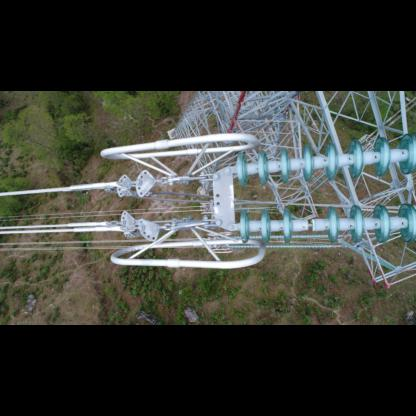
#> input picture img/dog_bike_car_416x416.jpg, 416 x 416 px
$ python draw.py
#> lines starting #> are read from the running program, lines starting #| are printed output that depends on the picture; after the words box and inside, x2 and y2 are one past the last pixel; in counts of white or black regions, pixels touching at a corner belong together
import cv2
import numpy as np
from matplotlib import pyplot as plt
import sys

def convertimageBGRtoHSV(imgBGR):
    imgHSV = cv2.cvtColor(imgBGR, cv2.COLOR_BGR2HSV)  # avec plt.imshow, il faut reconvertir l'image
    return imgHSV

# [9 lines left out: functions convertimageBGRtoRGB, convertimageRGBtoBGR, not called in this run]

def convertimageRGBtoHSV(imgRGB):
    imgHSV = cv2.cvtColor(imgRGB,cv2.COLOR_RGB2HSV)
    return imgHSV

def convertimageHSVtoRGB(imgHSV):
    imgRGB= cv2.cvtColor(imgHSV,cv2.COLOR_HSV2RGB)
    return imgRGB

# [10 lines left out: functions colorpickerHSVgenerator, tableColorRGB, not called in this run]

def binariseHSV(imgHSV, lower, upper):
    mask = cv2.inRange(imgHSV, lower, upper)
    return mask

def seuillageCouleur(binarise):
    res = cv2.bitwise_and(imgBGR, imgBGR, mask=binarise)
    return res

    # 保存图片
def saveImage(img, name):
    cv2.imwrite(name + '.jpg', img)

def filtregaussien(img, nb=5):
    img = cv2.GaussianBlur(img, (nb, nb), 0)
    return img

def filtremedian(img, nb=5):
    img = cv2.medianBlur(img, nb)
    return img

# [16 lines left out: functions openingclosing, reductionbruit, not called in this run]

def denombrementetiquageconnexes(img):
    _, comp_conn = cv2.connectedComponents(img)
    return comp_conn

# [11 lines of commented-out code are left out]


# [18 lines left out: function JPG2BGR, not called in this run]


def showreact(imgpath):
#> called with imgpath = 'img/dog_bike_car_416x416.jpg'
    if imgpath is None:
        # imgpath='img/niaochao_416_416.jpg'
        imgpath='img/dog_bike_car_416x416.jpg'
    save_img_size=416
    img = cv2.imread(imgpath)
#> img is the input picture: shape (416, 416, 3); mean B, G, R 57.3, 63.1, 59.7
    img = cv2.resize(img,(save_img_size,save_img_size))
    (B, G, R) = cv2.split(img)
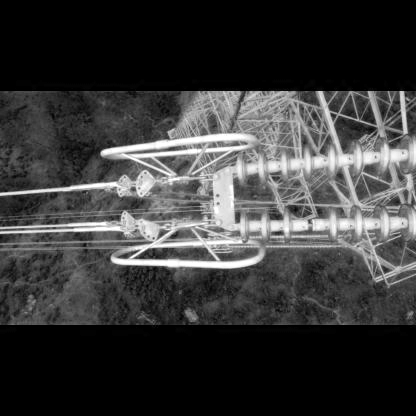
#> B: shape (416, 416); min 0, max 255, mean 57.3
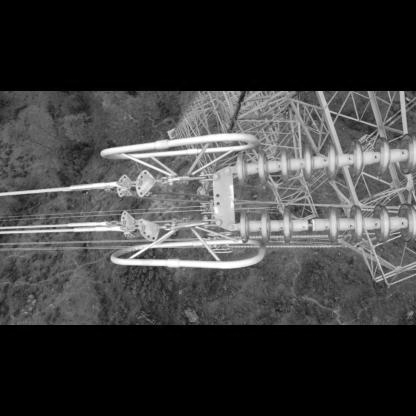
#> G: shape (416, 416); min 0, max 255, mean 63.1
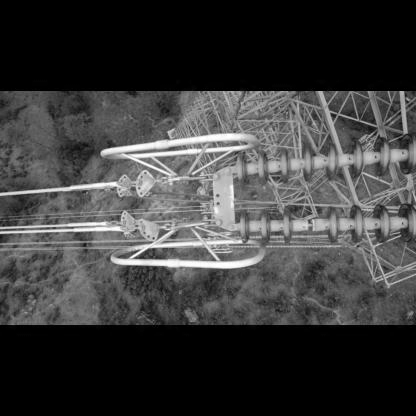
#> R: shape (416, 416); min 0, max 255, mean 59.7
    print("B:",B[1, 1])
#| B: 0
    print("G:",G[1, 1])
#| G: 0
    print("R:",R[1, 1])
#| R: 0


    # cv2.imwrite("niaochao_416_416.jpg",img)
    # w=(380, 0)
    # h=(385, 148)
    # w382 0 385 148
    #

    # 196.36  126.46  209.52  153.52
# >>>>>>> HI_MPI_SVP_NNIE_Forward(Seg-0) FINISH <<<<<<<
# n:1, c:21, h:13, w:13
# n:1, c:21, h:26, w:26
# n:1, c:21, h:52, w:52
# u32BoxResultNum: 1
# ==============================================================================
# 416  416
# dog_bike_car_416x416     0  0.82002997  196.36  126.46  209.52  153.52
# ==============================================================================
# 128 230 230 359
# 134 231 229 362  interpolation=cv2.INTER_AREA
# 128 229 230 360

# 216 133 307 234 0.951904
# 1 118 226 246 304 0.856201 niaochao
    # w,h=((128,229),(230,360))  ## niaochao
    # w,h=((128,229),(230,360))  ## niaochao
    # w,h=((216,133),(307,234))  ## niaochao

    # (123,87),(416,265)
    w,h=((123,87),(416,265))  ## niaochao
    img = cv2.rectangle(img, w,h, (255, 0, 0), 2)
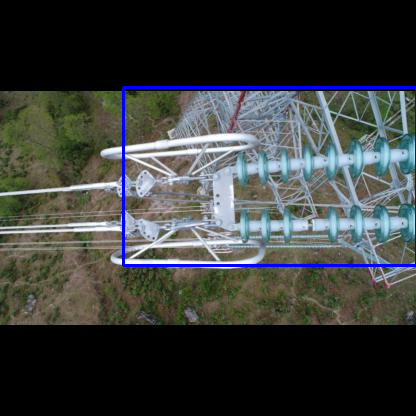
#> img: shape (416, 416, 3); 1.42% of pixels changed, all inside (x1, y1, x2, y2) = (122, 86, 416, 267)

# ==============================================================================
# 416  416
# imgName	class	confidence	xmin	ymin	xmax	ymax
# dog_bike_car_416x416    16  0.99853194  64.87  166.71  174.98  383.54
# dog_bike_car_416x416     1  0.99768275  60.40  92.48  311.95  311.59
# dog_bike_car_416x416     7  0.87849325  255.03  59.72  376.12  121.87

    # w,h=((60, 92),(311, 311))  ## bike
    # img = cv2.rectangle(img, w,h, (255, 0, 0), 2)

    # w,h=((257 ,59 ),(373 ,121))  ## car
    # img = cv2.rectangle(img, w,h, (255, 0, 0), 2)

    # w,h=((64 ,165 ),(175,387))  ## car
    # img = cv2.rectangle(img, w,h, (255, 0, 0), 2)

#     60 92 311 311 0.996582
# [Level]:Info,[Func]:SAMPLE_SVP_NNIE_Detection_PrintResult [Line]:1086 [Info]:==== The index 8 and bias 1  and scorce 3922  and roinum 1 class box info====
# [Level]:Info,[Func]:SAMPLE_SVP_NNIE_Detection_PrintResult [Line]:1104 [Info]:257 59 373 121 0.957520
# [Level]:Info,[Func]:SAMPLE_SVP_NNIE_Detection_PrintResult [Line]:1086 [Info]:==== The index 17 and bias 2  and scorce 4093  and roinum 1 class box info====
# [Level]:Info,[Func]:SAMPLE_SVP_NNIE_Detection_PrintResult [Line]:1104 [Info]:64 165 175 387 0.999268

    cv2.imshow("img",img)
    cv2.waitKey(0)
    cv2.destroyAllWindows()


if __name__ == "__main__":

    showreact("img/dog_bike_car_416x416.jpg")
    # [18 lines of commented-out code are left out]

    '''
    # PARTIE 1
    plt.subplot(4, 4, 1)
    imgBGR = cv2.imread('pollen.jpg')
    plt.imshow(convertimageBGRtoRGB(imgBGR), cmap='gray')
    plt.title('imgBGR')

    # imgBGR=convertImageRGBtoBGR(imgRGB)
    # plt.title('imgBGR')
    # plt.subplot(4, 4, 1)

    plt.subplot(4, 4, 2)
    imgHSV = convertimageBGRtoHSV(imgBGR)
    plt.imshow(convertimageHSVtoRGB(imgHSV), cmap='gray')
    plt.title('imgHSV')

    plt.subplot(4, 4, 3)
    lower, upper = colorpickerHSVgenerator('jaune')
    img_binarise = binariseHSV(imgHSV, lower, upper)
    saveImage(img_binarise, name='image_binaire')
    plt.imshow(img_binarise, cmap='gray')
    plt.title('image_binaire')

    plt.subplot(4, 4, 4)
    img_seuillage = seuillageCouleur(img_binarise)
    saveImage(img_seuillage, name='image_couleur_seuillee')
    plt.imshow(convertimageHSVtoRGB(img_seuillage), cmap='gray')
    plt.title('image_couleur_seuillee')

    #PARTIE 2 : GAUSSIEN

    plt.subplot(4, 4, 5)
    imggaussien = reductionbruit(imgBGR, filtre="gaussien")
    plt.imshow(convertimageBGRtoRGB(imggaussien), cmap='gray')
    plt.title('Filtre Gaussien')

    plt.subplot(4, 4, 6)
    imgHSV = convertimageBGRtoHSV(imggaussien)
    plt.imshow(convertimageHSVtoRGB(imgHSV), cmap='gray')
    plt.title('imgHSV')

    plt.subplot(4, 4, 7)
    lower, upper = colorpickerHSVgenerator('jaune')
    img_binarise = binariseHSV(imgHSV, lower, upper)
    saveImage(img_binarise, name='image_binaire_gaussien')
    plt.imshow(img_binarise, cmap='gray')
    plt.title('image_binaire')

    plt.subplot(4, 4, 8)
    img_seuillage = seuillageCouleur(img_binarise)
    saveImage(img_seuillage, name='image_couleur_seuillee_gaussien')
    plt.imshow(convertimageHSVtoRGB(img_seuillage), cmap='gray')
    plt.title('image_couleur_seuillee')

    #PARTIE 3: MEDIAN
    plt.subplot(4, 4, 9)
    img = reductionbruit(imgBGR, filtre="ouverture/fermeture")
    plt.imshow(convertimageBGRtoRGB(img), cmap='gray')
    plt.title('Ouverture/Fermeture')

    plt.subplot(4, 4, 10)
    imgHSV = convertimageBGRtoHSV(img)
    plt.imshow(convertimageHSVtoRGB(imgHSV), cmap='gray')
    plt.title('imgHSV')

    plt.subplot(4, 4, 11)
    lower, upper = colorpickerHSVgenerator('jaune')
    img_binarise = binariseHSV(imgHSV, lower, upper)
    saveImage(img_binarise, name='image_binaire_post')
    plt.imshow(img_binarise, cmap='gray')
    plt.title('image_binaire')

    plt.subplot(4, 4, 12)
    img_seuillage = seuillageCouleur(img_binarise)
    saveImage(img_seuillage, name='image_couleur_seuillee_post')
    plt.imshow(convertimageHSVtoRGB(img_seuillage), cmap='gray')
    plt.title('image_couleur_seuillee')

    #PARTIE 4 : DENOMBREMENT
    plt.subplot(4, 4, 13)
    img_denom = denombrementetiquageconnexes(img_binarise)
    saveImage(img_denom, name='image_binaire_post_denombre')
    plt.imshow(img_denom)
    plt.colorbar()
    plt.title('image_denombre')

    # [5 lines of commented-out code are left out]

    cv2.waitKey(0)
    cv2.destroyAllWindows()
    '''
